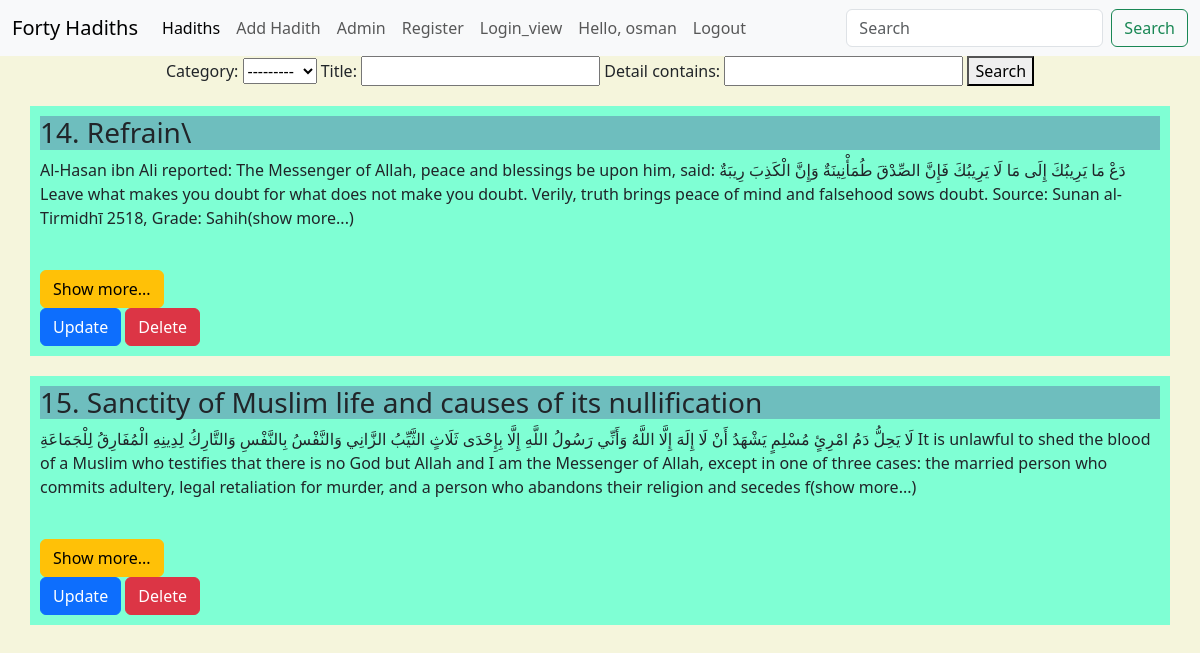
Page /hadith/ (signed in) on the committed database.
### app/models.py (models this page shows, shortened)
class Hadith(models.Model):
    CATEGORY = (
        ('Hadith', 'Hadith'),
        ('Quran', 'Quran'),
        ('Others', 'Others')
    )
    tag = models.CharField(max_length=50, null=True, blank=True)
    title = models.CharField(max_length=200, null=True)
    detail = models.TextField(blank=True)
    date_created = models.DateTimeField(auto_now_add=True, null=True)
    date_updated = models.DateTimeField(auto_now=True, null=True)
    category = models.CharField(max_length=100, null=True, blank=True, choices=CATEGORY)
    def preview(self):
        return self.detail[:500] + "(show more...)"

### app/views.py (the view)
# urls.py: path('hadith/', hadith, name='hadith'),
def hadith(request):
    hadiths = Hadith.objects.all()
    myfilter = HadithFilter(request.GET,queryset=hadiths)
    hadiths = myfilter.qs
    context = {
        'hadiths': hadiths,
        'myfilter': myfilter,
    }
    return render(request, 'app/hadith.html', context)

### app/templates/app/hadith.html
{% extends 'app/home.html' %}
{% block content %}
   <div  class="h-200 d-flex align-items-center justify-content-center">
    <form>
        {{myfilter.form}}
        <button type='submit'>Search</button>
    </form>
    </div>
{% for hadith in hadiths %}
<div class="container">
        <h3 class="title">{{hadith.id}}. {{hadith.title}}</h3>
           <p class="detail">{{hadith.preview}}</p><br>
           <a class="btn btn-warning" href='{% url "hadith_detail" hadith.id %}'>Show more... </a><br>
           <a class='btn btn-primary' href='{% url "update" hadith.id %}'>Update</a>
           <a class='btn btn-danger' href='/delete/{{hadith.id}}'>Delete</a>
    </div>
{% endfor %}
{% endblock %}

### app/templates/app/home.html (shortened to what this page needs)
{% load static %}
<!DOCTYPE html>
<html>
<head>
<link href="https://cdn.jsdelivr.net/npm/bootstrap@5.3.1/dist/css/bootstrap.min.css" rel="stylesheet">
<link rel='stylesheet' type='text/css' href='{% static "/css/hadith.css" %}'>
</head>
<body>
    <nav class="navbar navbar-expand-lg navbar-light bg-light">
        <div class="container-fluid">
          <a class="navbar-brand" href="{%url 'home' %}">Forty Hadiths
          </a>
          <div class="collapse navbar-collapse" id="navbarSupportedContent">
            <ul class="navbar-nav me-auto mb-2 mb-lg-0">
              <li class="nav-item">
                <a class="nav-link active" aria-current="page" href="{% url 'hadith' %}">Hadiths</a>
              </li>
              <li class="nav-item">
                <a class="nav-link" href="{%url 'create' %}">Add Hadith</a>
              </li>
              <li class="nav-item">
                <a class="nav-link" href="/admin/">Admin</a>
              </li>
              <li class="nav-item">
                <a class="nav-link" href="{% url 'register' %}">Register</a>
              </li>
              <li class="nav-item">
                <a class="nav-link" href="{% url 'login_view' %}">Login_view</a>
              </li>
              {% if user.is_authenticated %}
              <li class="nav-item">
                <a class="nav-link">Hello, {{user.username}}</a>
              </li>
              {% else %}
              <li class="nav-item">
                <a class="nav-link" href="{% url 'loginpage' %}">Login</a>
              </li>
              {% endif %}
              {% if user.is_authenticated %}
              <li class="nav-item">
                <a class="nav-link" href="{% url 'logout' %}">Logout</a>
              </li>
              {% endif %}
            </ul>
            <form method='GET' class="d-flex" action='{% url "search" %}'>
              <input name='q' class="form-control me-2" type="search" placeholder="Search" aria-label="Search">
              <button class="btn btn-outline-success" type="submit">Search</button>
            </form>
          </div>
        </div>
      </nav>
  {% block content %}
  {% endblock %}
</body>
</html>

### static/css/hadith.css (style rules this page uses)
.container { background-color: aquamarine; margin: 20px auto; padding: 10px; }
body { background-color: beige; }
.title { background-color: rgb(110, 190, 190); margin: none; }
.detail { text-decoration: none; }

### rows in the picture
Hadith: id "14", title "Refrain\\", preview "Al-Hasan ibn Ali reported: The Messenger of Allah, peace and blessings be upon him, said: دَعْ مَا يَرِيبُكَ إِلَى مَا لَا يَرِيبُكَ فَإِنَّ الصِّدْقَ طُمَأْنِينَةٌ وَإِنَّ الْكَذِبَ رِيبَةٌ Leave what makes you doubt for what does not make you doubt. Verily, truth brings peace of mind and falsehood sows doubt. Source: Sunan al-Tirmidhī 2518, Grade: Sahih(show more...)"
Hadith: id "15", title "Sanctity of Muslim life and causes of its nullification", preview "لَا يَحِلُّ دَمُ امْرِئٍ مُسْلِمٍ يَشْهَدُ أَنْ لَا إِلَهَ إِلَّا اللَّهُ وَأَنِّي رَسُولُ اللَّهِ إِلَّا بِإِحْدَى ثَلَاثٍ الثَّيِّبُ الزَّانِي وَالنَّفْسُ بِالنَّفْسِ وَالتَّارِكُ لِدِينِهِ الْمُفَارِقُ لِلْجَمَاعَةِ It is unlawful to shed the blood of a Muslim who testifies that there is no God but Allah and I am the Messenger of Allah, except in one of three cases: the married person who commits adultery, legal retaliation for murder, and a person who abandons their religion and secedes f(show more...)"

### other values in the picture
{{ user.username }} "osman"
